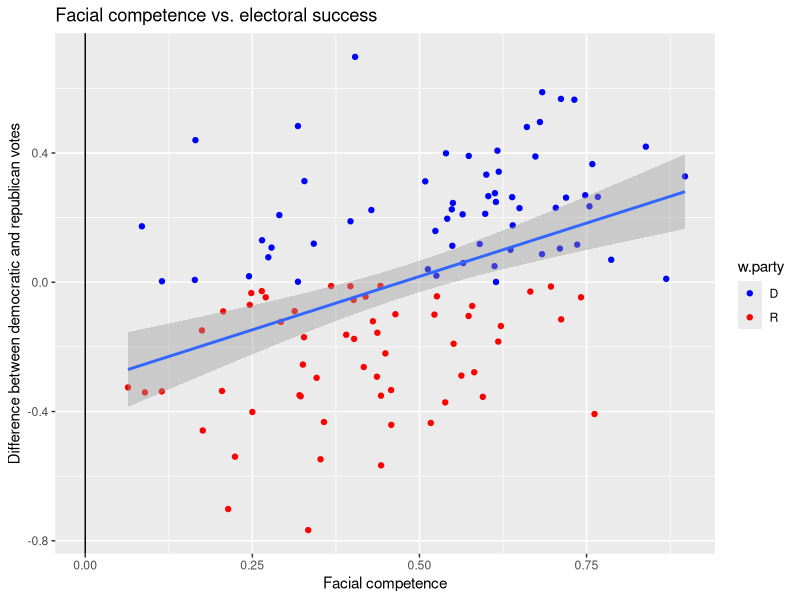
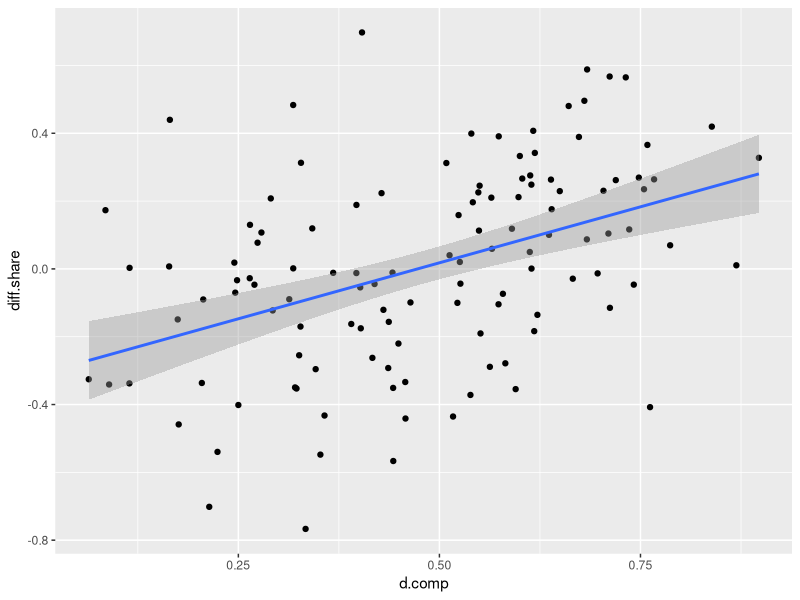

Recreate these plots in R, in order.
setwd("D:\\Dropbox\\My projects\\Courses\\QT_Analysis\\website\\pages\\m9\\data")

library(ggplot2)

face <- read.csv("face.csv")

#### დამოკიდებულება დემოკრატი კანდიდატის კომპეტენციასა და მის მიერ მიღებული ხმების პროპორციას შორის 

face$d_share <- face$d.votes/(face$d.votes+face$r.votes)
cor(face$d_share, face$d.comp)

face$r_share <- face$r.votes/(face$d.votes+face$r.votes)
cor(face$r_share, face$r.comp)

face$difference <- face$d_share-face$r_share

#### მონაცემების ვიზუალიზაცია

ggplot(face, aes(d.comp, difference))+
  geom_point(aes(color=w.party))+
  geom_smooth(method="lm")+
  geom_vline(xintercept = 0)+
  scale_color_manual(values=c("blue", "red"))+
  labs(title="Facial competence vs. electoral success",
       x="Facial competence",
       y="Difference between democratic and republican votes")

## სხვაობა დემ. და რესპ. შორის = a+b*სახის კომპეტენტურობა+e

model_1 <- lm(difference~d.comp, data=face)
summary(model_1)


####

face$d.share <- face$d.votes / (face$d.votes + face$r.votes)

face$r.share <- face$r.votes / (face$d.votes + face$r.votes)

face$diff.share <- face$d.share - face$r.share

fit <- lm(diff.share~d.comp, data=face)
fit
summary(fit)

ggplot(face, aes(x=d.comp, y=diff.share))+
  geom_point()+
  geom_smooth(method="lm")

library(haven)
cb <- read_dta("CB_2017_Georgia_17.11.17.dta")

cb$j14[cb$j14 == -3 | cb$j14 == -2 | cb$j14 == -1] <- NA
cb$p4_02[cb$p4_02==-3 ] <- NA
cb$p4_02[cb$p4_02==-2 |cb$p4_02==-1  ] <-3

trubank <- lm(p4_02~j14, data=cb)
summary(trubank)

